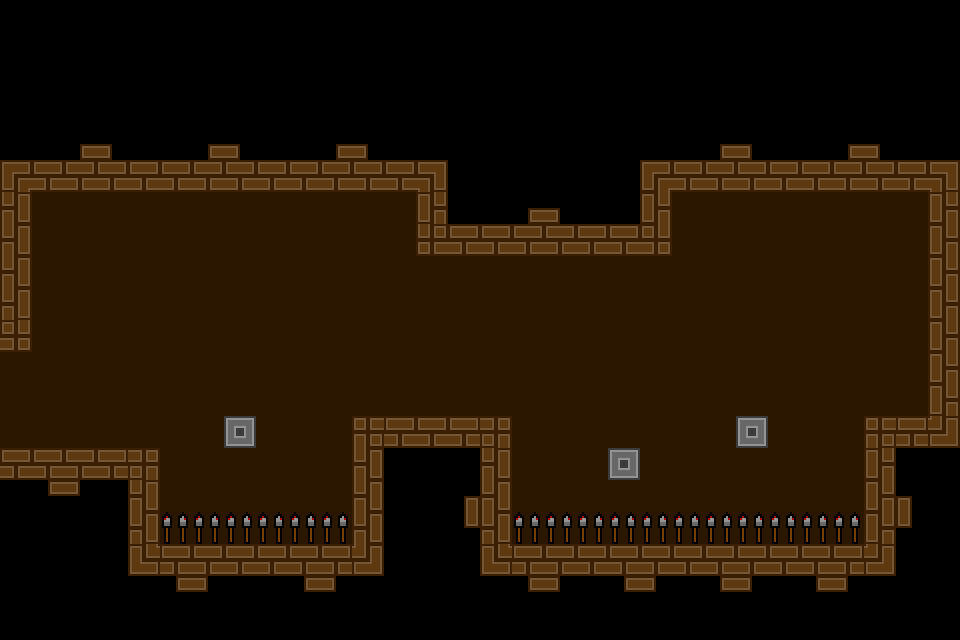

Below is a game level as drawn by its tile map, then a one-line description and the .tmx file that defines it, in full:
An orthogonal 30x20 tile map with 32x32 px tiles, 2 tile layers (GroundLayer, TrapLayer) and 6 objects.

<map version="1.0" tiledversion="1.0.3" orientation="orthogonal" renderorder="right-down" width="30" height="20" tilewidth="32" tileheight="32" nextobjectid="14">
 <tileset firstgid="1" source="tileset.tsx" />
 <layer name="GroundLayer" width="30" height="20">
  <data encoding="csv">
69,69,69,69,69,69,69,69,69,69,69,69,69,69,69,69,69,69,69,69,69,69,69,69,69,69,69,69,69,69,
69,69,69,69,69,69,69,69,69,69,69,69,69,69,69,69,69,69,69,69,69,69,69,69,69,69,69,69,69,69,
69,69,69,69,69,69,69,69,69,69,69,69,69,69,69,69,69,69,69,69,69,69,69,69,69,69,69,69,69,69,
69,69,69,69,69,69,69,69,69,69,69,69,69,69,69,69,69,69,69,69,69,69,69,69,69,69,69,69,69,69,
69,69,156,157,69,69,156,157,69,69,156,157,69,69,69,69,69,69,69,69,69,69,156,157,69,69,156,157,69,69,
164,151,151,151,151,151,151,151,151,151,151,151,151,165,69,69,69,69,69,69,164,151,151,151,151,151,151,151,151,165,
152,248,248,248,248,248,248,248,248,248,248,248,248,150,69,69,156,157,69,69,150,248,248,248,248,248,248,248,248,150,
152,248,248,248,248,248,248,248,248,248,248,248,248,168,151,151,151,151,151,151,171,248,248,248,248,248,248,248,248,150,
152,248,248,248,248,248,248,248,248,248,248,248,248,248,248,248,248,248,248,248,248,248,248,248,248,248,248,248,248,150,
152,248,248,248,248,248,248,248,248,248,248,248,248,248,248,248,248,248,248,248,248,248,248,248,248,248,248,248,248,150,
171,248,248,248,248,248,248,248,248,248,248,248,248,248,248,248,248,248,248,248,248,248,248,248,248,248,248,248,248,150,
248,248,248,248,248,248,248,248,248,248,248,248,248,248,248,248,248,248,248,248,248,248,248,248,248,248,248,248,248,150,
248,248,248,248,248,248,248,248,248,248,248,248,248,248,248,248,248,248,248,248,248,248,248,248,248,248,248,248,248,150,
248,248,248,248,248,248,248,59,248,248,248,169,151,151,151,170,248,248,248,248,248,248,248,59,248,248,248,169,151,166,
151,151,151,151,170,248,248,248,248,248,248,152,69,69,69,152,248,248,248,59,248,248,248,248,248,248,248,150,69,69,
69,162,163,69,152,248,248,248,248,248,248,152,69,69,154,152,248,248,248,248,248,248,248,248,248,248,248,150,158,69,
69,69,69,69,152,248,248,248,248,248,248,152,69,69,155,152,248,248,248,248,248,248,248,248,248,248,248,150,159,69,
69,69,69,69,167,151,151,151,151,151,151,166,69,69,69,167,151,151,151,151,151,151,151,151,151,151,151,166,69,69,
69,69,69,69,69,162,163,69,69,162,163,69,69,69,69,69,162,163,69,162,163,69,162,163,69,162,163,69,69,69,
69,69,69,69,69,69,69,69,69,69,69,69,69,69,69,69,69,69,69,69,69,69,69,69,69,69,69,69,69,69
</data>
 </layer>
 <layer name="TrapLayer" width="30" height="20">
  <data encoding="csv">
0,0,0,0,0,0,0,0,0,0,0,0,0,0,0,0,0,0,0,0,0,0,0,0,0,0,0,0,0,0,
0,0,0,0,0,0,0,0,0,0,0,0,0,0,0,0,0,0,0,0,0,0,0,0,0,0,0,0,0,0,
0,0,0,0,0,0,0,0,0,0,0,0,0,0,0,0,0,0,0,0,0,0,0,0,0,0,0,0,0,0,
0,0,0,0,0,0,0,0,0,0,0,0,0,0,0,0,0,0,0,0,0,0,0,0,0,0,0,0,0,0,
0,0,0,0,0,0,0,0,0,0,0,0,0,0,0,0,0,0,0,0,0,0,0,0,0,0,0,0,0,0,
0,0,0,0,0,0,0,0,0,0,0,0,0,0,0,0,0,0,0,0,0,0,0,0,0,0,0,0,0,0,
0,0,0,0,0,0,0,0,0,0,0,0,0,0,0,0,0,0,0,0,0,0,0,0,0,0,0,0,0,0,
0,0,0,0,0,0,0,0,0,0,0,0,0,0,0,0,0,0,0,0,0,0,0,0,0,0,0,0,0,0,
0,0,0,0,0,0,0,0,0,0,0,0,0,0,0,0,0,0,0,0,0,0,0,0,0,0,0,0,0,0,
0,0,0,0,0,0,0,0,0,0,0,0,0,0,0,0,0,0,0,0,0,0,0,0,0,0,0,0,0,0,
0,0,0,0,0,0,0,0,0,0,0,0,0,0,0,0,0,0,0,0,0,0,0,0,0,0,0,0,0,0,
0,0,0,0,0,0,0,0,0,0,0,0,0,0,0,0,0,0,0,0,0,0,0,0,0,0,0,0,0,0,
0,0,0,0,0,0,0,0,0,0,0,0,0,0,0,0,0,0,0,0,0,0,0,0,0,0,0,0,0,0,
0,0,0,0,0,0,0,0,0,0,0,0,0,0,0,0,0,0,0,0,0,0,0,0,0,0,0,0,0,0,
0,0,0,0,0,0,0,0,0,0,0,0,0,0,0,0,0,0,0,0,0,0,0,0,0,0,0,0,0,0,
0,0,0,0,0,0,0,0,0,0,0,0,0,0,0,0,0,0,0,0,0,0,0,0,0,0,0,0,0,0,
0,0,0,0,0,200,200,200,200,200,200,0,0,0,0,0,200,200,200,200,200,200,200,200,200,200,200,0,0,0,
0,0,0,0,0,0,0,0,0,0,0,0,0,0,0,0,0,0,0,0,0,0,0,0,0,0,0,0,0,0,
0,0,0,0,0,0,0,0,0,0,0,0,0,0,0,0,0,0,0,0,0,0,0,0,0,0,0,0,0,0,
0,0,0,0,0,0,0,0,0,0,0,0,0,0,0,0,0,0,0,0,0,0,0,0,0,0,0,0,0,0
</data>
 </layer>
 <objectgroup name="GroundObject">
  <object id="1" x="1" y="350">
   <polygon points="0,0 29,1 30,-158 415,-159 414,-96 669,-95 669,-158 927,-159 929,66 864,66 862,194 510,193 510,67 350,67 350,194 159,193 159,100 -1,99 0,129 126,129 128,224 385,226 384,99 479,98 478,223 894,225 896,99 958,98 959,-188 641,-188 639,-126 447,-127 446,-188 -2,-188" />
  </object>
  <object id="2" x="223.333" y="416.667" width="32" height="30.6667" />
  <object id="3" x="607.333" y="448" width="32.6667" height="32" />
  <object id="8" x="735.333" y="416" width="32.6667" height="32.6667" />
 </objectgroup>
 <objectgroup name="TrapObject">
  <object id="12" x="160" y="512" width="189.333" height="33.3333" />
  <object id="13" x="512" y="512" width="350.667" height="32" />
 </objectgroup>
</map>
